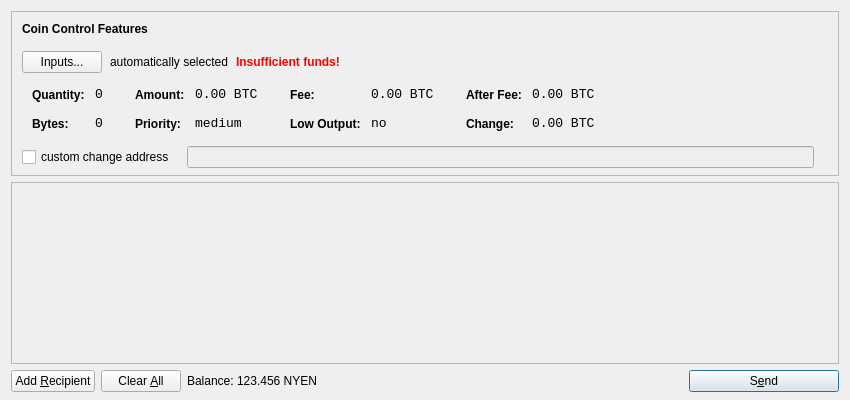
<?xml version="1.0" encoding="UTF-8"?>
<ui version="4.0">
 <class>SendCoinsDialog</class>
 <widget class="QDialog" name="SendCoinsDialog">
  <property name="geometry">
   <rect>
    <x>0</x>
    <y>0</y>
    <width>850</width>
    <height>400</height>
   </rect>
  </property>
  <property name="windowTitle">
   <string>Send Coins</string>
  </property>
  <layout class="QVBoxLayout" name="verticalLayout" stretch="0,1,0">
   <property name="bottomMargin">
    <number>8</number>
   </property>
   <item>
    <widget class="QFrame" name="frameCoinControl">
     <property name="sizePolicy">
      <sizepolicy hsizetype="Expanding" vsizetype="Expanding">
       <horstretch>0</horstretch>
       <verstretch>0</verstretch>
      </sizepolicy>
     </property>
     <property name="maximumSize">
      <size>
       <width>16777215</width>
       <height>16777215</height>
      </size>
     </property>
     <property name="frameShape">
      <enum>QFrame::StyledPanel</enum>
     </property>
     <property name="frameShadow">
      <enum>QFrame::Sunken</enum>
     </property>
     <layout class="QVBoxLayout" name="verticalLayoutCoinControl2">
      <property name="spacing">
       <number>-1</number>
      </property>
      <property name="leftMargin">
       <number>0</number>
      </property>
      <property name="topMargin">
       <number>0</number>
      </property>
      <property name="rightMargin">
       <number>0</number>
      </property>
      <property name="bottomMargin">
       <number>6</number>
      </property>
      <item>
       <layout class="QVBoxLayout" name="verticalLayoutCoinControl" stretch="0,0,0,0,1">
        <property name="spacing">
         <number>0</number>
        </property>
        <property name="leftMargin">
         <number>10</number>
        </property>
        <property name="topMargin">
         <number>10</number>
        </property>
        <item>
         <layout class="QHBoxLayout" name="horizontalLayoutCoinControl1">
          <property name="bottomMargin">
           <number>15</number>
          </property>
          <item>
           <widget class="QLabel" name="labelCoinControlFeatures">
            <property name="sizePolicy">
             <sizepolicy hsizetype="Preferred" vsizetype="Maximum">
              <horstretch>0</horstretch>
              <verstretch>0</verstretch>
             </sizepolicy>
            </property>
            <property name="font">
             <font>
              <weight>75</weight>
              <bold>true</bold>
             </font>
            </property>
            <property name="styleSheet">
             <string notr="true">font-weight:bold;</string>
            </property>
            <property name="text">
             <string>Coin Control Features</string>
            </property>
           </widget>
          </item>
         </layout>
        </item>
        <item>
         <layout class="QHBoxLayout" name="horizontalLayoutCoinControl2" stretch="0,0,0,0">
          <property name="spacing">
           <number>8</number>
          </property>
          <property name="bottomMargin">
           <number>10</number>
          </property>
          <item>
           <widget class="QPushButton" name="pushButtonCoinControl">
            <property name="styleSheet">
             <string notr="true"/>
            </property>
            <property name="text">
             <string>Inputs...</string>
            </property>
           </widget>
          </item>
          <item>
           <widget class="QLabel" name="labelCoinControlAutomaticallySelected">
            <property name="text">
             <string>automatically selected</string>
            </property>
            <property name="margin">
             <number>5</number>
            </property>
           </widget>
          </item>
          <item>
           <widget class="QLabel" name="labelCoinControlInsuffFunds">
            <property name="font">
             <font>
              <weight>75</weight>
              <bold>true</bold>
             </font>
            </property>
            <property name="styleSheet">
             <string notr="true">color:red;font-weight:bold;</string>
            </property>
            <property name="text">
             <string>Insufficient funds!</string>
            </property>
            <property name="margin">
             <number>5</number>
            </property>
           </widget>
          </item>
          <item>
           <spacer name="horizontalSpacerCoinControl">
            <property name="orientation">
             <enum>Qt::Horizontal</enum>
            </property>
            <property name="sizeHint" stdset="0">
             <size>
              <width>40</width>
              <height>1</height>
             </size>
            </property>
           </spacer>
          </item>
         </layout>
        </item>
        <item>
         <widget class="QWidget" name="widgetCoinControl" native="true">
          <property name="sizePolicy">
           <sizepolicy hsizetype="Preferred" vsizetype="Preferred">
            <horstretch>0</horstretch>
            <verstretch>0</verstretch>
           </sizepolicy>
          </property>
          <property name="minimumSize">
           <size>
            <width>0</width>
            <height>0</height>
           </size>
          </property>
          <property name="styleSheet">
           <string notr="true"/>
          </property>
          <layout class="QHBoxLayout" name="horizontalLayoutCoinControl5">
           <property name="margin">
            <number>0</number>
           </property>
           <item>
            <layout class="QHBoxLayout" name="horizontalLayoutCoinControl3" stretch="0,0,0,1">
             <property name="spacing">
              <number>20</number>
             </property>
             <property name="topMargin">
              <number>0</number>
             </property>
             <property name="bottomMargin">
              <number>10</number>
             </property>
             <item>
              <layout class="QFormLayout" name="formLayoutCoinControl1">
               <property name="horizontalSpacing">
                <number>10</number>
               </property>
               <property name="verticalSpacing">
                <number>14</number>
               </property>
               <property name="leftMargin">
                <number>10</number>
               </property>
               <property name="topMargin">
                <number>4</number>
               </property>
               <property name="rightMargin">
                <number>6</number>
               </property>
               <item row="0" column="0">
                <widget class="QLabel" name="labelCoinControlQuantityText">
                 <property name="styleSheet">
                  <string notr="true">font-weight:bold;</string>
                 </property>
                 <property name="text">
                  <string>Quantity:</string>
                 </property>
                 <property name="margin">
                  <number>0</number>
                 </property>
                </widget>
               </item>
               <item row="0" column="1">
                <widget class="QLabel" name="labelCoinControlQuantity">
                 <property name="font">
                  <font>
                   <family>Monospace</family>
                   <pointsize>10</pointsize>
                  </font>
                 </property>
                 <property name="cursor">
                  <cursorShape>IBeamCursor</cursorShape>
                 </property>
                 <property name="contextMenuPolicy">
                  <enum>Qt::ActionsContextMenu</enum>
                 </property>
                 <property name="text">
                  <string notr="true">0</string>
                 </property>
                 <property name="margin">
                  <number>0</number>
                 </property>
                 <property name="textInteractionFlags">
                  <set>Qt::LinksAccessibleByMouse|Qt::TextSelectableByKeyboard|Qt::TextSelectableByMouse</set>
                 </property>
                </widget>
               </item>
               <item row="1" column="0">
                <widget class="QLabel" name="labelCoinControlBytesText">
                 <property name="styleSheet">
                  <string notr="true">font-weight:bold;</string>
                 </property>
                 <property name="text">
                  <string>Bytes:</string>
                 </property>
                </widget>
               </item>
               <item row="1" column="1">
                <widget class="QLabel" name="labelCoinControlBytes">
                 <property name="font">
                  <font>
                   <family>Monospace</family>
                   <pointsize>10</pointsize>
                  </font>
                 </property>
                 <property name="cursor">
                  <cursorShape>IBeamCursor</cursorShape>
                 </property>
                 <property name="contextMenuPolicy">
                  <enum>Qt::ActionsContextMenu</enum>
                 </property>
                 <property name="text">
                  <string notr="true">0</string>
                 </property>
                 <property name="textInteractionFlags">
                  <set>Qt::LinksAccessibleByMouse|Qt::TextSelectableByKeyboard|Qt::TextSelectableByMouse</set>
                 </property>
                </widget>
               </item>
              </layout>
             </item>
             <item>
              <layout class="QFormLayout" name="formLayoutCoinControl2">
               <property name="horizontalSpacing">
                <number>10</number>
               </property>
               <property name="verticalSpacing">
                <number>14</number>
               </property>
               <property name="leftMargin">
                <number>6</number>
               </property>
               <property name="topMargin">
                <number>4</number>
               </property>
               <property name="rightMargin">
                <number>6</number>
               </property>
               <item row="0" column="0">
                <widget class="QLabel" name="labelCoinControlAmountText">
                 <property name="styleSheet">
                  <string notr="true">font-weight:bold;</string>
                 </property>
                 <property name="text">
                  <string>Amount:</string>
                 </property>
                 <property name="margin">
                  <number>0</number>
                 </property>
                </widget>
               </item>
               <item row="0" column="1">
                <widget class="QLabel" name="labelCoinControlAmount">
                 <property name="font">
                  <font>
                   <family>Monospace</family>
                   <pointsize>10</pointsize>
                  </font>
                 </property>
                 <property name="cursor">
                  <cursorShape>IBeamCursor</cursorShape>
                 </property>
                 <property name="contextMenuPolicy">
                  <enum>Qt::ActionsContextMenu</enum>
                 </property>
                 <property name="text">
                  <string notr="true">0.00 BTC</string>
                 </property>
                 <property name="textInteractionFlags">
                  <set>Qt::LinksAccessibleByMouse|Qt::TextSelectableByKeyboard|Qt::TextSelectableByMouse</set>
                 </property>
                </widget>
               </item>
               <item row="1" column="0">
                <widget class="QLabel" name="labelCoinControlPriorityText">
                 <property name="styleSheet">
                  <string notr="true">font-weight:bold;</string>
                 </property>
                 <property name="text">
                  <string>Priority:</string>
                 </property>
                </widget>
               </item>
               <item row="1" column="1">
                <widget class="QLabel" name="labelCoinControlPriority">
                 <property name="font">
                  <font>
                   <family>Monospace</family>
                   <pointsize>10</pointsize>
                  </font>
                 </property>
                 <property name="cursor">
                  <cursorShape>IBeamCursor</cursorShape>
                 </property>
                 <property name="contextMenuPolicy">
                  <enum>Qt::ActionsContextMenu</enum>
                 </property>
                 <property name="text">
                  <string>medium</string>
                 </property>
                 <property name="textInteractionFlags">
                  <set>Qt::LinksAccessibleByMouse|Qt::TextSelectableByKeyboard|Qt::TextSelectableByMouse</set>
                 </property>
                </widget>
               </item>
              </layout>
             </item>
             <item>
              <layout class="QFormLayout" name="formLayoutCoinControl3">
               <property name="horizontalSpacing">
                <number>10</number>
               </property>
               <property name="verticalSpacing">
                <number>14</number>
               </property>
               <property name="leftMargin">
                <number>6</number>
               </property>
               <property name="topMargin">
                <number>4</number>
               </property>
               <property name="rightMargin">
                <number>6</number>
               </property>
               <item row="0" column="0">
                <widget class="QLabel" name="labelCoinControlFeeText">
                 <property name="styleSheet">
                  <string notr="true">font-weight:bold;</string>
                 </property>
                 <property name="text">
                  <string>Fee:</string>
                 </property>
                 <property name="margin">
                  <number>0</number>
                 </property>
                </widget>
               </item>
               <item row="0" column="1">
                <widget class="QLabel" name="labelCoinControlFee">
                 <property name="font">
                  <font>
                   <family>Monospace</family>
                   <pointsize>10</pointsize>
                  </font>
                 </property>
                 <property name="cursor">
                  <cursorShape>IBeamCursor</cursorShape>
                 </property>
                 <property name="contextMenuPolicy">
                  <enum>Qt::ActionsContextMenu</enum>
                 </property>
                 <property name="text">
                  <string notr="true">0.00 BTC</string>
                 </property>
                 <property name="textInteractionFlags">
                  <set>Qt::LinksAccessibleByMouse|Qt::TextSelectableByKeyboard|Qt::TextSelectableByMouse</set>
                 </property>
                </widget>
               </item>
               <item row="1" column="0">
                <widget class="QLabel" name="labelCoinControlLowOutputText">
                 <property name="styleSheet">
                  <string notr="true">font-weight:bold;</string>
                 </property>
                 <property name="text">
                  <string>Low Output:</string>
                 </property>
                </widget>
               </item>
               <item row="1" column="1">
                <widget class="QLabel" name="labelCoinControlLowOutput">
                 <property name="font">
                  <font>
                   <family>Monospace</family>
                   <pointsize>10</pointsize>
                  </font>
                 </property>
                 <property name="cursor">
                  <cursorShape>IBeamCursor</cursorShape>
                 </property>
                 <property name="contextMenuPolicy">
                  <enum>Qt::ActionsContextMenu</enum>
                 </property>
                 <property name="text">
                  <string>no</string>
                 </property>
                 <property name="textInteractionFlags">
                  <set>Qt::LinksAccessibleByMouse|Qt::TextSelectableByKeyboard|Qt::TextSelectableByMouse</set>
                 </property>
                </widget>
               </item>
              </layout>
             </item>
             <item>
              <layout class="QFormLayout" name="formLayoutCoinControl4">
               <property name="horizontalSpacing">
                <number>10</number>
               </property>
               <property name="verticalSpacing">
                <number>14</number>
               </property>
               <property name="leftMargin">
                <number>6</number>
               </property>
               <property name="topMargin">
                <number>4</number>
               </property>
               <property name="rightMargin">
                <number>6</number>
               </property>
               <item row="0" column="0">
                <widget class="QLabel" name="labelCoinControlAfterFeeText">
                 <property name="styleSheet">
                  <string notr="true">font-weight:bold;</string>
                 </property>
                 <property name="text">
                  <string>After Fee:</string>
                 </property>
                 <property name="margin">
                  <number>0</number>
                 </property>
                </widget>
               </item>
               <item row="0" column="1">
                <widget class="QLabel" name="labelCoinControlAfterFee">
                 <property name="font">
                  <font>
                   <family>Monospace</family>
                   <pointsize>10</pointsize>
                  </font>
                 </property>
                 <property name="cursor">
                  <cursorShape>IBeamCursor</cursorShape>
                 </property>
                 <property name="contextMenuPolicy">
                  <enum>Qt::ActionsContextMenu</enum>
                 </property>
                 <property name="text">
                  <string notr="true">0.00 BTC</string>
                 </property>
                 <property name="textInteractionFlags">
                  <set>Qt::LinksAccessibleByMouse|Qt::TextSelectableByKeyboard|Qt::TextSelectableByMouse</set>
                 </property>
                </widget>
               </item>
               <item row="1" column="0">
                <widget class="QLabel" name="labelCoinControlChangeText">
                 <property name="styleSheet">
                  <string notr="true">font-weight:bold;</string>
                 </property>
                 <property name="text">
                  <string>Change:</string>
                 </property>
                </widget>
               </item>
               <item row="1" column="1">
                <widget class="QLabel" name="labelCoinControlChange">
                 <property name="font">
                  <font>
                   <family>Monospace</family>
                   <pointsize>10</pointsize>
                  </font>
                 </property>
                 <property name="cursor">
                  <cursorShape>IBeamCursor</cursorShape>
                 </property>
                 <property name="contextMenuPolicy">
                  <enum>Qt::ActionsContextMenu</enum>
                 </property>
                 <property name="text">
                  <string notr="true">0.00 BTC</string>
                 </property>
                 <property name="textInteractionFlags">
                  <set>Qt::LinksAccessibleByMouse|Qt::TextSelectableByKeyboard|Qt::TextSelectableByMouse</set>
                 </property>
                </widget>
               </item>
              </layout>
             </item>
            </layout>
           </item>
          </layout>
         </widget>
        </item>
        <item>
         <layout class="QHBoxLayout" name="horizontalLayoutCoinControl4" stretch="0,0,0">
          <property name="spacing">
           <number>12</number>
          </property>
          <property name="sizeConstraint">
           <enum>QLayout::SetDefaultConstraint</enum>
          </property>
          <property name="topMargin">
           <number>5</number>
          </property>
          <property name="rightMargin">
           <number>5</number>
          </property>
          <item>
           <widget class="QCheckBox" name="checkBoxCoinControlChange">
            <property name="text">
             <string>custom change address</string>
            </property>
           </widget>
          </item>
          <item>
           <widget class="QLineEdit" name="lineEditCoinControlChange">
            <property name="enabled">
             <bool>false</bool>
            </property>
            <property name="sizePolicy">
             <sizepolicy hsizetype="Expanding" vsizetype="Fixed">
              <horstretch>0</horstretch>
              <verstretch>0</verstretch>
             </sizepolicy>
            </property>
           </widget>
          </item>
          <item>
           <widget class="QLabel" name="labelCoinControlChangeLabel">
            <property name="sizePolicy">
             <sizepolicy hsizetype="Preferred" vsizetype="Expanding">
              <horstretch>0</horstretch>
              <verstretch>0</verstretch>
             </sizepolicy>
            </property>
            <property name="minimumSize">
             <size>
              <width>0</width>
              <height>0</height>
             </size>
            </property>
            <property name="text">
             <string/>
            </property>
            <property name="margin">
             <number>3</number>
            </property>
           </widget>
          </item>
         </layout>
        </item>
        <item>
         <spacer name="verticalSpacerCoinControl">
          <property name="orientation">
           <enum>Qt::Vertical</enum>
          </property>
          <property name="sizeHint" stdset="0">
           <size>
            <width>800</width>
            <height>1</height>
           </size>
          </property>
         </spacer>
        </item>
       </layout>
      </item>
     </layout>
    </widget>
   </item>
   <item>
    <widget class="QScrollArea" name="scrollArea">
     <property name="widgetResizable">
      <bool>true</bool>
     </property>
     <widget class="QWidget" name="scrollAreaWidgetContents">
      <property name="geometry">
       <rect>
        <x>0</x>
        <y>0</y>
        <width>830</width>
        <height>165</height>
       </rect>
      </property>
      <layout class="QVBoxLayout" name="verticalLayout_2">
       <property name="margin">
        <number>0</number>
       </property>
       <item>
        <layout class="QVBoxLayout" name="entries">
         <property name="spacing">
          <number>6</number>
         </property>
        </layout>
       </item>
       <item>
        <spacer name="verticalSpacer">
         <property name="orientation">
          <enum>Qt::Vertical</enum>
         </property>
         <property name="sizeHint" stdset="0">
          <size>
           <width>20</width>
           <height>40</height>
          </size>
         </property>
        </spacer>
       </item>
      </layout>
     </widget>
    </widget>
   </item>
   <item>
    <layout class="QHBoxLayout" name="horizontalLayout">
     <item>
      <widget class="QPushButton" name="addButton">
       <property name="toolTip">
        <string>Send to multiple recipients at once</string>
       </property>
       <property name="text">
        <string>Add &amp;Recipient</string>
       </property>
       <property name="icon">
        <iconset resource="../bitcoin.qrc">
         <normaloff>:/icons/add</normaloff>:/icons/add</iconset>
       </property>
       <property name="autoDefault">
        <bool>false</bool>
       </property>
      </widget>
     </item>
     <item>
      <widget class="QPushButton" name="clearButton">
       <property name="sizePolicy">
        <sizepolicy hsizetype="Minimum" vsizetype="Fixed">
         <horstretch>0</horstretch>
         <verstretch>0</verstretch>
        </sizepolicy>
       </property>
       <property name="toolTip">
        <string>Remove all transaction fields</string>
       </property>
       <property name="text">
        <string>Clear &amp;All</string>
       </property>
       <property name="icon">
        <iconset resource="../bitcoin.qrc">
         <normaloff>:/icons/remove</normaloff>:/icons/remove</iconset>
       </property>
       <property name="autoRepeatDelay">
        <number>300</number>
       </property>
       <property name="autoDefault">
        <bool>false</bool>
       </property>
      </widget>
     </item>
     <item>
      <layout class="QHBoxLayout" name="horizontalLayout_2">
       <property name="spacing">
        <number>3</number>
       </property>
       <item>
        <widget class="QLabel" name="label">
         <property name="text">
          <string>Balance:</string>
         </property>
        </widget>
       </item>
       <item>
        <widget class="QLabel" name="labelBalance">
         <property name="cursor">
          <cursorShape>IBeamCursor</cursorShape>
         </property>
         <property name="text">
          <string>123.456 NYEN</string>
         </property>
         <property name="textInteractionFlags">
          <set>Qt::LinksAccessibleByMouse|Qt::TextSelectableByKeyboard|Qt::TextSelectableByMouse</set>
         </property>
        </widget>
       </item>
      </layout>
     </item>
     <item>
      <spacer name="horizontalSpacer">
       <property name="orientation">
        <enum>Qt::Horizontal</enum>
       </property>
       <property name="sizeHint" stdset="0">
        <size>
         <width>40</width>
         <height>20</height>
        </size>
       </property>
      </spacer>
     </item>
     <item>
      <widget class="QPushButton" name="sendButton">
       <property name="minimumSize">
        <size>
         <width>150</width>
         <height>0</height>
        </size>
       </property>
       <property name="toolTip">
        <string>Confirm the send action</string>
       </property>
       <property name="text">
        <string>S&amp;end</string>
       </property>
       <property name="icon">
        <iconset resource="../bitcoin.qrc">
         <normaloff>:/icons/send</normaloff>:/icons/send</iconset>
       </property>
       <property name="default">
        <bool>true</bool>
       </property>
      </widget>
     </item>
    </layout>
   </item>
  </layout>
 </widget>
 <resources>
  <include location="../bitcoin.qrc"/>
 </resources>
 <connections/>
</ui>
